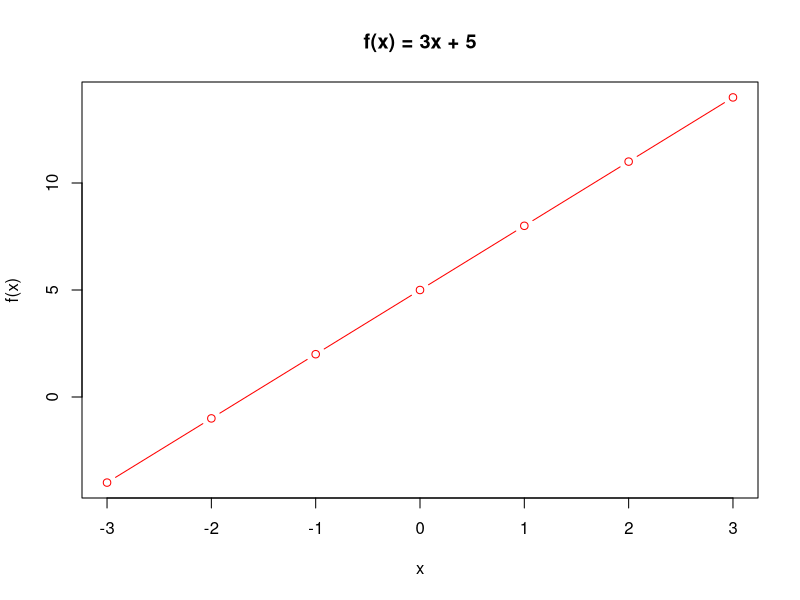
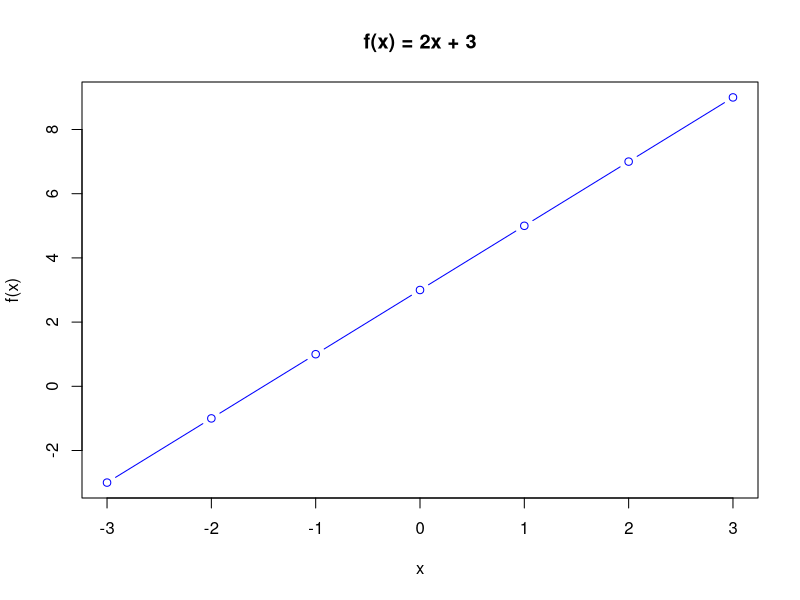
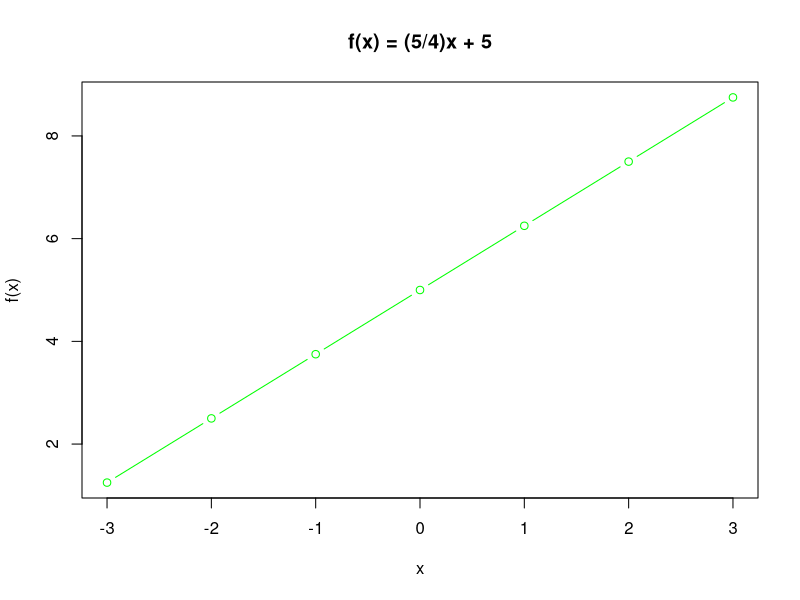
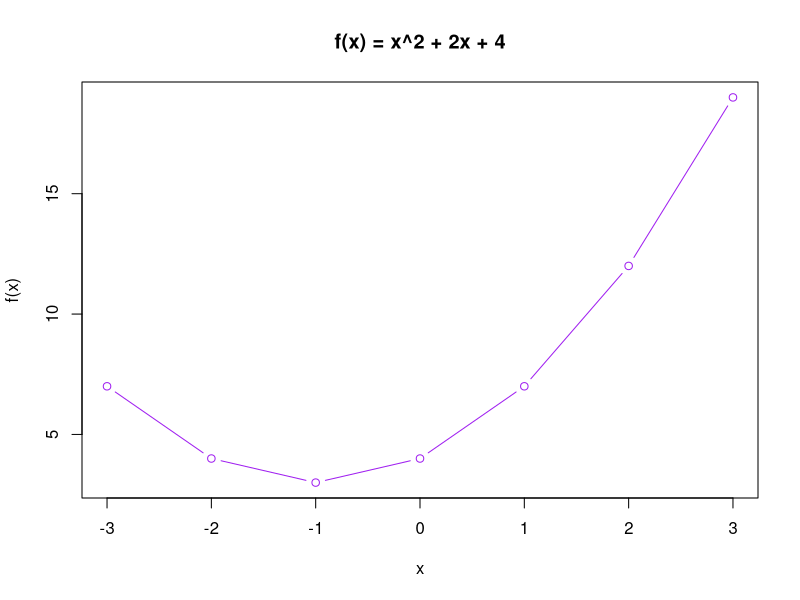
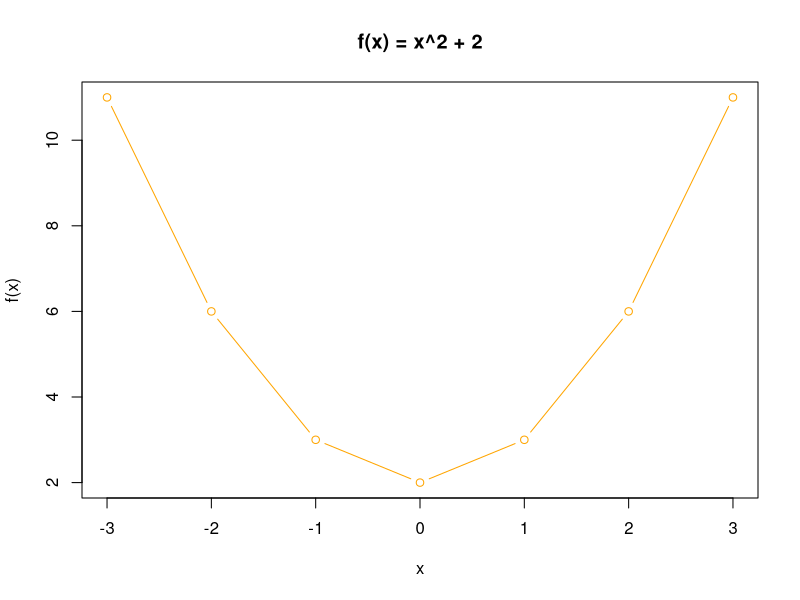
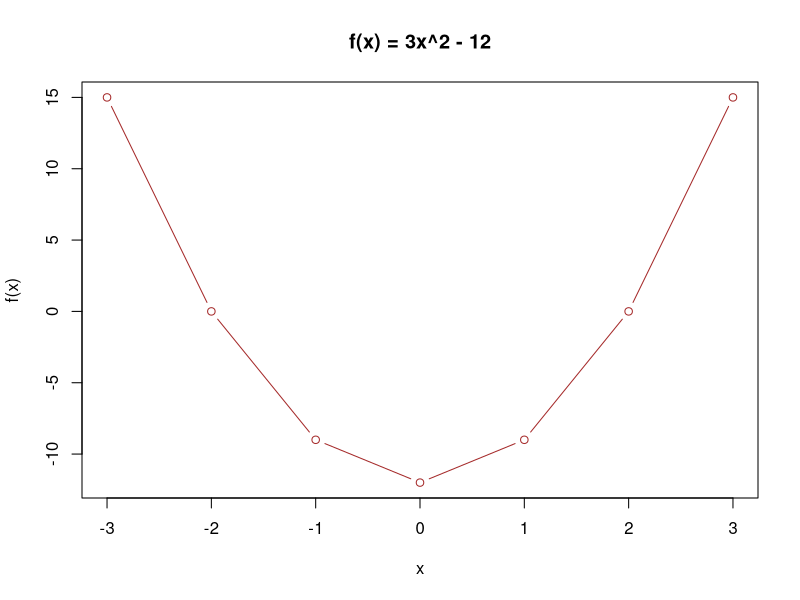

Reproduce these figures in R, in order.
# Valores de la variable independiente
x <- c(-3, -2, -1, 0, 1, 2, 3)

# Función 1: f(x) = 3x + 5
f1 <- 3 * x + 5
plot(x, f1, type = "b", col = "red", xlab = "x", ylab = "f(x)", main = "f(x) = 3x + 5")

# Función 2: f(x) = 2x + 3
f2 <- 2 * x + 3
plot(x, f2, type = "b", col = "blue", xlab = "x", ylab = "f(x)", main = "f(x) = 2x + 3")

# Función 3: f(x) = (5/4)x + 5
f3 <- (5 * x) / 4 + 5
plot(x, f3, type = "b", col = "green", xlab = "x", ylab = "f(x)", main = "f(x) = (5/4)x + 5")

# Función 4: f(x) = x^2 + 2x + 4
f4 <- x^2 + 2 * x + 4
plot(x, f4, type = "b", col = "purple", xlab = "x", ylab = "f(x)", main = "f(x) = x^2 + 2x + 4")

# Función 5: f(x) = x^2 + 2
f5 <- x^2 + 2
plot(x, f5, type = "b", col = "orange", xlab = "x", ylab = "f(x)", main = "f(x) = x^2 + 2")

# Función 6: f(x) = 3x^2 - 12
f6 <- 3 * x^2 - 12
plot(x, f6, type = "b", col = "brown", xlab = "x", ylab = "f(x)", main = "f(x) = 3x^2 - 12")
